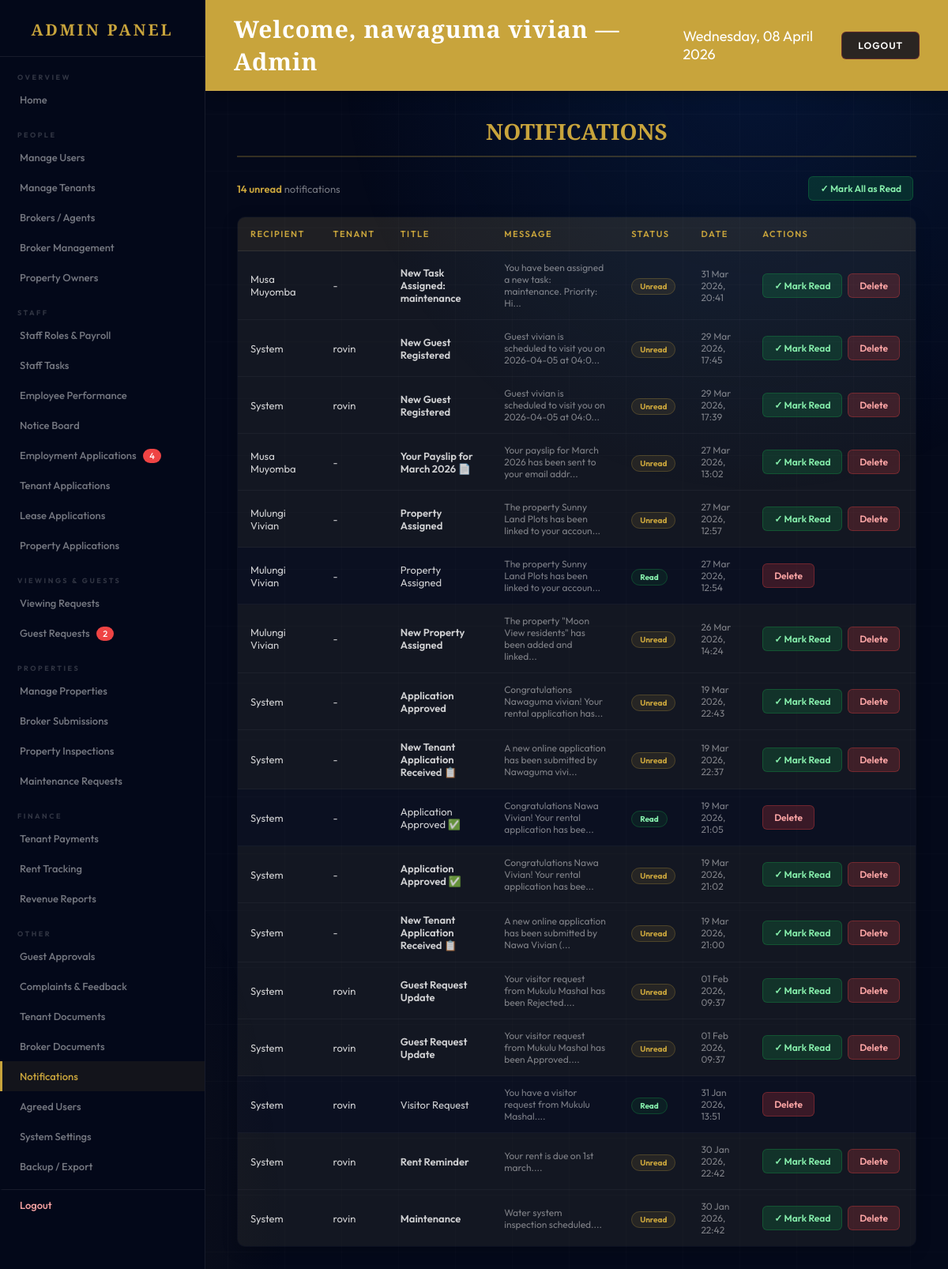
The app's page /admin_dashboard.php?page=notifications (signed in) with its own data.
### tables this page shows
CREATE TABLE IF NOT EXISTS `users` (
  `id` int NOT NULL AUTO_INCREMENT,
  `fullname` varchar(255) NOT NULL,
  `email` varchar(255) NOT NULL,
  `password` varchar(255) NOT NULL,
  `role` varchar(50) NOT NULL DEFAULT 'tenant',
  `created_at` timestamp NOT NULL DEFAULT CURRENT_TIMESTAMP,
  `phone` varchar(20) DEFAULT NULL,
  `whatsapp` varchar(20) DEFAULT NULL,
  `commission_rate` decimal(5,2) DEFAULT '0.00' COMMENT 'Broker commission rate in %',
  `agreed_terms` tinyint(1) DEFAULT '0',
  `status` varchar(50) DEFAULT 'active',
  PRIMARY KEY (`id`),
  UNIQUE KEY `email` (`email`)
);

CREATE TABLE IF NOT EXISTS `notifications` (
  `id` int NOT NULL AUTO_INCREMENT,
  `user_id` int NOT NULL,
  `is_read` tinyint(1) NOT NULL DEFAULT '0',
  `tenant_id` int NOT NULL,
  `title` varchar(255) NOT NULL,
  `message` text NOT NULL,
  `date` datetime NOT NULL DEFAULT CURRENT_TIMESTAMP,
  `status` enum('unread','read') DEFAULT 'unread',
  PRIMARY KEY (`id`)
);

CREATE TABLE IF NOT EXISTS `tenants` (
  `id` int NOT NULL AUTO_INCREMENT,
  `fullname` varchar(255) NOT NULL,
  `email` varchar(255) DEFAULT NULL,
  `phone` varchar(50) DEFAULT NULL,
  `property_id` int DEFAULT NULL,
  `lease_start` date DEFAULT NULL,
  `lease_end` date DEFAULT NULL,
  `created_at` timestamp NULL DEFAULT CURRENT_TIMESTAMP,
  `gender` enum('Male','Female','Other') DEFAULT NULL,
  `national_id` varchar(100) DEFAULT NULL,
  `occupation` varchar(100) DEFAULT NULL,
  `emergency_name` varchar(100) DEFAULT NULL,
  `emergency_phone` varchar(50) DEFAULT NULL,
  `user_id` int DEFAULT NULL,
  `status` varchar(50) DEFAULT 'Active',
  PRIMARY KEY (`id`)
);

### admin_dashboard.php (the view, shortened to what this page needs)
<?php
include "db_connect.php";
$user_id = $_SESSION['user_id'];
$result  = mysqli_query($conn, "SELECT * FROM users WHERE id='$user_id'");
$user    = mysqli_fetch_assoc($result);
$total_brokers       = mysqli_fetch_assoc(mysqli_query($conn,"SELECT COUNT(*) as count FROM users WHERE role='broker'"))['count'];
$total_owners        = mysqli_fetch_assoc(mysqli_query($conn,"SELECT COUNT(*) as count FROM users WHERE role='owner'"))['count'];
$total_guests        = mysqli_fetch_assoc(mysqli_query($conn,"SELECT COUNT(*) as count FROM guests"))['count'];
$total_complaints    = mysqli_fetch_assoc(mysqli_query($conn,"SELECT COUNT(*) as count FROM complaints WHERE status='pending'"))['count'];
$total_notifications = mysqli_fetch_assoc(mysqli_query($conn,"SELECT COUNT(*) as count FROM notifications WHERE is_read=0"))['count'];
$pending_payments    = mysqli_fetch_assoc(mysqli_query($conn,"SELECT COUNT(*) as count FROM payments WHERE status='pending'"))['count'];
$total_properties    = mysqli_fetch_assoc(mysqli_query($conn,"SELECT COUNT(*) as count FROM properties"))['count'];
$total_tenants       = mysqli_fetch_assoc(mysqli_query($conn,"SELECT COUNT(*) as count FROM tenants"))['count'];
$total_staff         = mysqli_fetch_assoc(mysqli_query($conn,"SELECT COUNT(*) as count FROM users WHERE role='staff'"))['count'];
$pending_applications= mysqli_fetch_assoc(mysqli_query($conn,"SELECT COUNT(*) as count FROM job_applications WHERE status='pending'"))['count'];
$pending_requests    = mysqli_fetch_assoc(mysqli_query($conn,"SELECT COUNT(*) as count FROM maintenance_requests WHERE status='pending'"))['count'];
$revenue             = mysqli_fetch_assoc(mysqli_query($conn,"SELECT SUM(amount) as total FROM payments"))['total'];
$page = $_GET['page'] ?? 'dashboard';
$pending_guest_requests = mysqli_fetch_assoc(mysqli_query($conn, "SELECT COUNT(*) as c FROM tenant_guest_requests WHERE status='pending'"))['c'] ?? 0;
mysqli_query($conn, "CREATE TABLE IF NOT EXISTS user_agreements (id INT AUTO_INCREMENT PRIMARY KEY, user_id INT NOT NULL, property_id INT DEFAULT NULL, agreed TINYINT(1) DEFAULT 0, agreed_at DATETIME DEFAULT NULL, ip_address VARCHAR(60) DEFAULT NULL, agreement_type VARCHAR(100) DEFAULT 'lease_terms', notes TEXT DEFAULT NULL, created_at DATETIME DEFAULT NOW()) ENGINE=InnoDB DEFAULT CHARSET=utf8mb4");
mysqli_query($conn, "CREATE TABLE IF NOT EXISTS broker_property_submissions (
    id INT AUTO_INCREMENT PRIMARY KEY,
    broker_id INT NOT NULL,
    property_name VARCHAR(200) NOT NULL,
    property_type VARCHAR(100) DEFAULT NULL,
    address TEXT DEFAULT NULL,
    units INT DEFAULT 1,
    rent_amount DECIMAL(12,2) DEFAULT 0,
    bedrooms INT DEFAULT 0,
    size_sqft INT DEFAULT NULL,
    amenities TEXT DEFAULT NULL,
    description TEXT DEFAULT NULL,
    purpose VARCHAR(50) DEFAULT 'rent',
    latitude VARCHAR(50) DEFAULT NULL,
    longitude VARCHAR(50) DEFAULT NULL,
    commission_rate DECIMAL(5,2) DEFAULT 10,
    commission_percentage DECIMAL(5,2) DEFAULT 10,
    property_image VARCHAR(300) DEFAULT NULL,
    status VARCHAR(50) DEFAULT 'pending',
    admin_notes TEXT DEFAULT NULL,
    reviewed_by VARCHAR(200) DEFAULT NULL,
    reviewed_at DATETIME DEFAULT NULL,
    created_at DATETIME DEFAULT NOW()
) ENGINE=InnoDB DEFAULT CHARSET=utf8mb4");
?>
<!DOCTYPE html>
<html lang="en">
<head>
</head>
<body>
<div class="sidebar">
  <h2>ADMIN PANEL</h2>
  <div class="sb-section">Overview</div>
  <a href="admin_dashboard.php?page=dashboard" <?php echo ($page==='dashboard')?'class="active"':''; ?>> Home</a>
  <div class="sb-section">People</div>
  <a href="admin_dashboard.php?page=users" <?php echo ($page==='users')?'class="active"':''; ?>>Manage Users</a>
  <a href="admin_dashboard.php?page=tenants" <?php echo ($page==='tenants')?'class="active"':''; ?>>
    Manage Tenants
  </a>
  <a href="admin_dashboard.php?page=brokers" <?php echo ($page==='brokers')?'class="active"':''; ?>> Brokers / Agents</a>
  <a href="admin_dashboard.php?page=broker_management" <?php echo ($page==='broker_management')?'class="active"':''; ?>>Broker Management</a>
  <a href="admin_dashboard.php?page=propertyowners" <?php echo ($page==='propertyowners')?'class="active"':''; ?>> Property Owners</a>
  <div class="sb-section">Staff</div>
  <a href="admin_dashboard.php?page=staff_roles" <?php echo ($page==='staff_roles')?'class="active"':''; ?>> Staff Roles & Payroll</a>
  <a href="admin_dashboard.php?page=staff_tasks" <?php echo ($page==='staff_tasks')?'class="active"':''; ?>> Staff Tasks</a>
  <a href="admin_dashboard.php?page=employee_performance" <?php echo ($page==='employee_performance')?'class="active"':''; ?>> Employee Performance</a>
  <a href="admin_dashboard.php?page=notice_board" <?php echo ($page==='notice_board')?'class="active"':''; ?>> Notice Board</a>
  <a href="admin_dashboard.php?page=jobs" <?php echo ($page==='jobs')?'class="active"':''; ?>>
     Employment Applications
    <?php if($pending_applications > 0): ?><span style="background:#ef4444;color:white;border-radius:10px;padding:2px 8px;font-size:11px;margin-left:6px"><?= $pending_applications ?></span><?php endif; ?>
  </a>
  <a href="admin_dashboard.php?page=tenant_applications" <?php echo ($page==='tenant_applications')?'class="active"':''; ?>>
    Tenant Applications
  </a>
  <a href="admin_dashboard.php?page=lease_applications" <?php echo ($page==='lease_applications')?'class="active"':''; ?>>
     Lease Applications
  </a>
  <a href="admin_dashboard.php?page=property_applications" <?php echo ($page==='property_applications')?'class="active"':''; ?>>
     Property Applications
  </a>
  <div class="sb-section">Viewings &amp; Guests</div>
  <a href="admin_dashboard.php?page=viewing_requests" <?php echo ($page==='viewing_requests')?'class="active"':''; ?>> Viewing Requests
  </a>
  <a href="admin_dashboard.php?page=guest_requests" <?php echo ($page==='guest_requests')?'class="active"':''; ?>> Guest Requests
    <?php if($pending_guest_requests>0): ?><span style="background:#ef4444;color:white;border-radius:10px;padding:2px 8px;font-size:11px;margin-left:6px"><?=$pending_guest_requests?></span><?php endif; ?>
  </a>
  <div class="sb-section">Properties</div>
  <a href="admin_dashboard.php?page=properties" <?php echo ($page==='properties')?'class="active"':''; ?>>Manage Properties</a>
  <a href="admin_dashboard.php?page=broker_submissions" <?php echo ($page==='broker_submissions')?'class="active"':''; ?>>
  Broker Submissions
</a>
  <a href="admin_dashboard.php?page=inspections" <?php echo ($page==='inspections')?'class="active"':''; ?>> Property Inspections</a>
  <a href="admin_dashboard.php?page=maintenance" <?php echo ($page==='maintenance')?'class="active"':''; ?>> Maintenance Requests</a>
  <div class="sb-section">Finance</div>
  <a href="admin_dashboard.php?page=tenant_payments" <?php echo ($page==='tenant_payments')?'class="active"':''; ?>> Tenant Payments</a>
  <a href="admin_dashboard.php?page=payments" <?php echo ($page==='payments')?'class="active"':''; ?>> Rent Tracking</a>
  <a href="admin_dashboard.php?page=revenue_reports" <?php echo ($page==='revenue_reports')?'class="active"':''; ?>> Revenue Reports</a>
  <div class="sb-section">Other</div>
  <a href="admin_dashboard.php?page=guests" <?php echo ($page==='guests')?'class="active"':''; ?>> Guest Approvals</a>
  <a href="admin_dashboard.php?page=complaints" <?php echo ($page==='complaints')?'class="active"':''; ?>>Complaints & Feedback</a>
  <a href="admin_dashboard.php?page=tenant_documents" <?php echo ($page==='tenant_documents')?'class="active"':''; ?>> Tenant Documents</a>
  <a href="admin_dashboard.php?page=broker_documents" <?php echo ($page==='broker_documents')?'class="active"':''; ?>>Broker Documents</a>
  <a href="admin_dashboard.php?page=notifications" <?php echo ($page==='notifications')?'class="active"':''; ?>> Notifications</a>
  <a href="admin_dashboard.php?page=agreed_users" <?php echo ($page==='agreed_users')?'class="active"':''; ?>> Agreed Users</a>
  <a href="admin_dashboard.php?page=settings" <?php echo ($page==='settings')?'class="active"':''; ?>> System Settings</a>
  <a href="admin_dashboard.php?page=backups" <?php echo ($page==='backups')?'class="active"':''; ?>> Backup / Export</a>
  <a href="logout.php" style="color:#fca5a5;margin-top:10px;border-top:1px solid var(--border)">Logout</a>
</div>
<div class="header">
  <h1>Welcome, <?php echo htmlspecialchars($user['fullname']); ?> &mdash; Admin</h1>
  <div class="header-right">
    <span class="header-date"><?= date('l, d F Y') ?></span>
    <a href="logout.php" class="logout-btn">Logout</a>
  </div>
</div>
<div class="main-content">
<?php if($page === 'dashboard'): ?>
<section id="dashboard">
  <h2 style="text-align:center;margin-bottom:30px">OVERVIEW</h2>
  <div class="overview-cards">
    <div class="circular-card"><h3>Total Properties</h3><p><?= $total_properties ?></p></div>
    <div class="circular-card"><h3>Total Tenants</h3><p><?= $total_tenants ?></p></div>
    <div class="circular-card"><h3>Total Staff</h3><p><?= $total_staff ?></p></div>
    <div class="circular-card"><h3>Total Brokers</h3><p><?= $total_brokers ?></p></div>
    <div class="circular-card"><h3>Property Owners</h3><p><?= $total_owners ?></p></div>
    <div class="circular-card"><h3>Total Guests</h3><p><?= $total_guests ?></p></div>
    <div class="circular-card"><h3>Pending Complaints</h3><p><?= $total_complaints ?></p></div>
    <div class="circular-card"><h3>Unread Alerts</h3><p><?= $total_notifications ?></p></div>
    <div class="circular-card"><h3>Pending Payments</h3><p><?= $pending_payments ?></p></div>
    <div class="circular-card"><h3>Pending Applications</h3><p><?= $pending_applications ?></p></div>
    <div class="circular-card"><h3>Pending Maintenance</h3><p><?= $pending_requests ?></p></div>
    <div class="circular-card"><h3>Revenue Collected</h3><p>UGX <?= number_format($revenue ?? 0) ?></p></div>
  </div>
</section>
<?php elseif($page === 'notifications'): ?>
<section id="notifications">
  <h2 style="text-align:center;color:var(--gold)">NOTIFICATIONS</h2>
  <?php
  $unread_notif_count = mysqli_fetch_assoc(mysqli_query($conn,"SELECT COUNT(*) AS c FROM notifications WHERE (status='unread' OR is_read=0)"))['c'] ?? 0;
  ?>
  <div style="display:flex;justify-content:space-between;align-items:center;margin-bottom:20px;flex-wrap:wrap;gap:10px">
    <div style="font-size:13px;color:var(--muted)">
      <?php if($unread_notif_count > 0): ?>
        <span style="color:var(--gold);font-weight:600"><?= $unread_notif_count ?> unread</span> notification<?= $unread_notif_count>1?'s':'' ?>
      <?php else: ?>
        <span style="color:#86efac">All notifications read ✓</span>
      <?php endif; ?>
    </div>
    <?php if($unread_notif_count > 0): ?>
    <a href="mark_notification_read.php?all=1" class="action-btn"
       style="background:rgba(22,163,74,.2);border:1px solid rgba(22,163,74,.3);color:#86efac"
       onclick="return confirm('Mark all notifications as read?')">
      ✓ Mark All as Read
    </a>
    <?php endif; ?>
  </div>
  <?php $notifs = mysqli_query($conn,"SELECT n.*,u.fullname AS sender_name,t.fullname AS tenant_name FROM notifications n LEFT JOIN users u ON n.user_id=u.id LEFT JOIN tenants t ON n.tenant_id=t.id ORDER BY n.date DESC"); ?>
  <table>
    <tr><th>Recipient</th><th>Tenant</th><th>Title</th><th>Message</th><th>Status</th><th>Date</th><th>Actions</th></tr>
    <?php while($n = mysqli_fetch_assoc($notifs)):
      $is_unread = ($n['status']==='unread' || $n['is_read']==0);
    ?>
    <tr style="<?= $is_unread ? 'background:rgba(200,164,60,.04)' : '' ?>">
      <td><?= htmlspecialchars($n['sender_name']??'System') ?></td>
      <td><?= htmlspecialchars($n['tenant_name']??'-') ?></td>
      <td style="font-weight:<?= $is_unread?'600':'400' ?>"><?= htmlspecialchars($n['title']??'-') ?></td>
      <td style="font-size:12px;color:var(--muted)"><?= htmlspecialchars(substr($n['message']??'',0,60)) ?>...</td>
      <td>
        <?php if($is_unread): ?>
          <span style="padding:3px 10px;border-radius:20px;font-size:10px;font-weight:700;background:rgba(200,164,60,.1);border:1px solid var(--gb);color:var(--gold)">Unread</span>
        <?php else: ?>
          <span style="padding:3px 10px;border-radius:20px;font-size:10px;font-weight:700;background:rgba(22,163,74,.1);border:1px solid rgba(22,163,74,.3);color:#86efac">Read</span>
        <?php endif; ?>
      </td>
      <td style="font-size:12px;color:var(--muted)"><?= $n['date'] ? date('d M Y, H:i', strtotime($n['date'])) : '-' ?></td>
      <td style="white-space:nowrap">
        <?php if($is_unread): ?>
        <a href="mark_notification_read.php?id=<?= $n['id'] ?>" class="action-btn" style="background:rgba(22,163,74,.2);border:1px solid rgba(22,163,74,.3);color:#86efac">✓ Mark Read</a>
        <?php endif; ?>
        <a href="delete_record.php?table=notifications&id=<?= $n['id'] ?>" class="action-btn" style="background:rgba(239,68,68,.2);border:1px solid rgba(239,68,68,.3);color:#fca5a5" onclick="return confirm('Delete?')">Delete</a>
      </td>
    </tr>
    <?php endwhile; ?>
  </table>
</section>
<?php endif; ?>
</div>
</body>
</html>

### records on screen
users: fullname "nawaguma vivian"
notifications: user.fullname "Musa Muyomba", tenant_name "-", title "New Task Assigned: maintenance", message "You have been assigned a new task: maintenance. Priority: Hi", status "Unread", date "31 Mar 2026, 20:41"
notifications: sender_name "System", tenant.fullname "rovin", title "New Guest Registered", message "Guest vivian is scheduled to visit you on 2026-04-05 at 04:0", status "Unread", date "29 Mar 2026, 17:45"
notifications: sender_name "System", tenant.fullname "rovin", title "New Guest Registered", message "Guest vivian is scheduled to visit you on 2026-04-05 at 04:0", status "Unread", date "29 Mar 2026, 17:39"
notifications: user.fullname "Musa Muyomba", tenant_name "-", title "Your Payslip for March 2026 📄", message "Your payslip for March 2026 has been sent to your email addr", status "Unread", date "27 Mar 2026, 13:02"
notifications: user.fullname "Mulungi Vivian", tenant_name "-", title "Property Assigned", message "The property Sunny Land Plots has been linked to your accoun", status "Unread", date "27 Mar 2026, 12:57"
notifications: user.fullname "Mulungi Vivian", tenant_name "-", title "Property Assigned", message "The property Sunny Land Plots has been linked to your accoun", status "Read", date "27 Mar 2026, 12:54"
notifications: user.fullname "Mulungi Vivian", tenant_name "-", title "New Property Assigned", message "The property \"Moon View residents\" has been added and linked", status "Unread", date "26 Mar 2026, 14:24"
notifications: sender_name "System", tenant_name "-", title "Application Approved", message "Congratulations Nawaguma vivian! Your rental application has", status "Unread", date "19 Mar 2026, 22:43"
notifications: sender_name "System", tenant_name "-", title "New Tenant Application Received 📋", message "A new online application has been submitted by Nawaguma vivi", status "Unread", date "19 Mar 2026, 22:37"
notifications: sender_name "System", tenant_name "-", title "Application Approved ✅", message "Congratulations Nawa Vivian! Your rental application has bee", status "Read", date "19 Mar 2026, 21:05"
notifications: sender_name "System", tenant_name "-", title "Application Approved ✅", message "Congratulations Nawa Vivian! Your rental application has bee", status "Unread", date "19 Mar 2026, 21:02"
notifications: sender_name "System", tenant_name "-", title "New Tenant Application Received 📋", message "A new online application has been submitted by Nawa Vivian (", status "Unread", date "19 Mar 2026, 21:00"
notifications: sender_name "System", tenant.fullname "rovin", title "Guest Request Update", message "Your visitor request from Mukulu Mashal has been Rejected.", status "Unread", date "01 Feb 2026, 09:37"
notifications: sender_name "System", tenant.fullname "rovin", title "Guest Request Update", message "Your visitor request from Mukulu Mashal has been Approved.", status "Unread", date "01 Feb 2026, 09:37"
notifications: sender_name "System", tenant.fullname "rovin", title "Visitor Request", message "You have a visitor request from Mukulu Mashal.", status "Read", date "31 Jan 2026, 13:51"
notifications: sender_name "System", tenant.fullname "rovin", title "Rent Reminder", message "Your rent is due on 1st march.", status "Unread", date "30 Jan 2026, 22:42"
notifications: sender_name "System", tenant.fullname "rovin", title "Maintenance", message "Water system inspection scheduled.", status "Unread", date "30 Jan 2026, 22:42"

### other values on screen
$pending_applications "4"
$pending_guest_requests "2"
$unread_notif_count "14"
